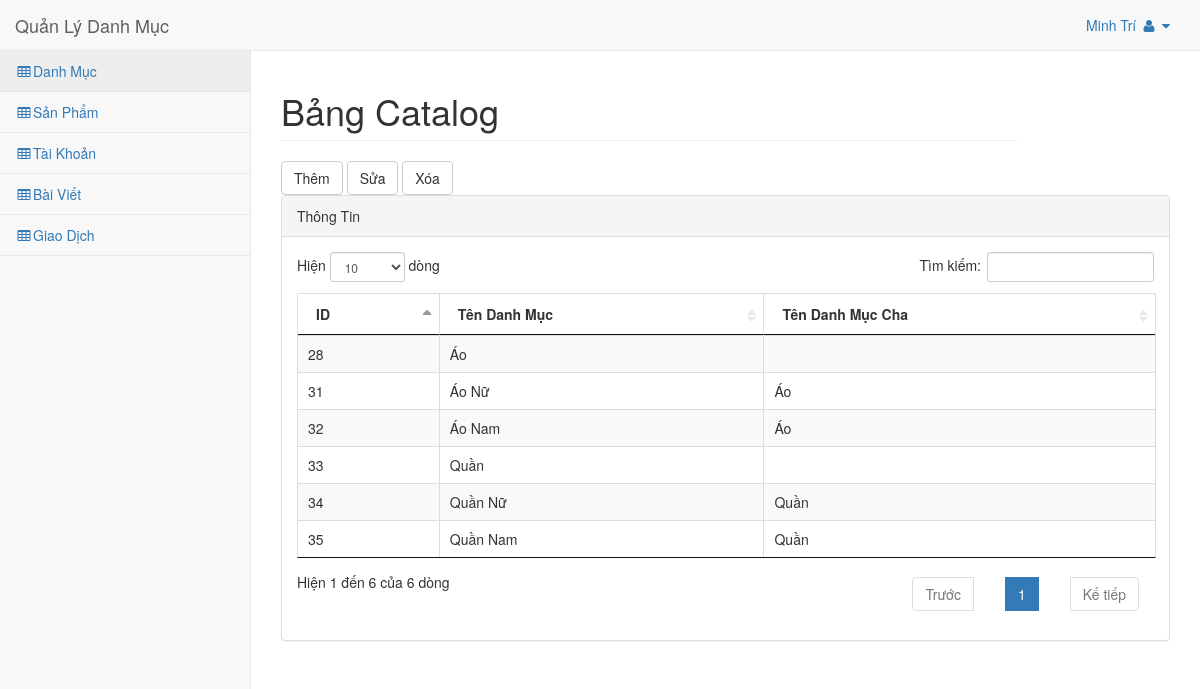
The page /admin.php?c=catalog (signed in) on the database its author committed.
### tables this page shows
CREATE TABLE IF NOT EXISTS `catalog` (
  `id` int(11) NOT NULL,
  `name` varchar(128) NOT NULL,
  `parent_id` int(11) NOT NULL DEFAULT '0',
  `level` int(11) NOT NULL DEFAULT '0'
);

### includes/common.php (called while the page is built, shortened)
<?php
function model($model) {
    static $models = array();
    $model = strtolower($model);
    if (!isset($models[$model])) {
        $models[$model] = new $model_name();
    }
    return $models[$model];
}
function render($file, $data) {
    extract($data);
    include ROOT . DS . 'views' . DS . $file;
}

### controllers/admin/catalog.php (called while the page is built, shortened)
<?php
function catalog_index() {
    $data = array();
    $data['template_file'] = 'admin/catalog.php';
    $data['title']='Quản Lý Danh Mục';
    $data['data']=model('catalog')->catalog();
    render('layout_admin.php', $data);
}

### admin.php (called while the page is built, shortened)
<?php
require ROOT . DS . 'includes' . DS . 'common.php';
$controller = empty($_GET['c']) ? 'index' : strtolower($_GET['c']);
$method = empty($_GET['m']) ? 'index' : strtolower($_GET['m']);
$c_file = ROOT . DS . 'controllers' . DS . 'admin' . DS . $controller . '.php';
$m_func = $controller . '_' . $method;
if(!empty($_SESSION['name'])){
    if (is_readable($c_file)) {
        if(function_exists($m_func)){
        	call_user_func($m_func);
        }
        else call_user_func($controller . '_' . 'index');
    } else {
    	$data = array();
        $data['template_file'] = 'admin/404error.php';
        $data['title']='Admin';
    	render('layout_admin.php', $data);
        die();
    }
}
else header('Location: http://simplemvc.vn:3030/');

### includes/db.php (called while the page is built, shortened)
<?php
function db_get_all($sql) {
    $result = mysql_query($sql);
    $data = array();
    if ($result) {
        while ($row = mysql_fetch_assoc($result)) {
            $data[] = $row;
        }
    }
    return $data;
}

### models/catalog.php (called while the page is built, shortened)
<?php
class Catalog extends Model {
    public $table = 'catalog';
    function catalog($where='') {
	    $sql = "SELECT id,name,parent_id,(SELECT name FROM `{$this->table}` WHERE id=t.`parent_id` ) as name_parent FROM `{$this->table}` t ".$where;
	    return db_get_all($sql);
	}
}

### views/admin/catalog.php (the view, shortened to what this page needs)
<div id="page-wrapper">
    <div class="row">
        <div class="col-lg-10">
            <h1 class="page-header">Bảng Catalog</h1>
        </div>
    </div>
    <div class="row">
        <div class="col-lg-12">
            <button type="button" id='insert' data-toggle="modal" data-target="#myModal" class="btn btn-default">Thêm</button>
            <button type="button" id='edit'  class="btn btn-default">Sửa</button>
            <button type="button" id='delete'  class="btn btn-default">Xóa</button>
        </div>
    </div>
    <div class="row">
        <div class="col-lg-12">
            <div class="panel panel-default">
                <div class="panel-heading">
                    Thông Tin
                </div>
                <div class="panel-body">
                    <div class="dataTable_wrapper">
                        <table class="table table-striped table-bordered table-hover" id="dataTables-example">
                            <thead>
                                <tr>
                                    <th>ID</th>
                                    <th>Tên Danh Mục</th>
                                    <th>Tên Danh Mục Cha</th>
                                </tr>
                            </thead>
                            <tbody>
                                <?php foreach ($data as $key => $value):
                                ?>
                                    <tr>
                                        <td><?php echo $value['id']; ?></td>
                                        <td><?php echo $value['name']; ?></td>
                                        <td><?php echo $value['name_parent']; ?></td>
                                    </tr>
                                <?php endforeach ?>
                            </tbody>
                        </table>
                    </div>
                </div>
            </div>
        </div>
    </div>
</div>

### styles/admin/css/sb-admin-2.css (style rules this page uses)
body { background-color: #f8f8f8; }
#page-wrapper { padding: 0 15px; min-height: 568px; background-color: #fff; }
@media (min-width:768px) { #page-wrapper { position: inherit; margin: 0 0 0 250px; padding: 0 30px; border-left: 1px solid #e7e7e7; } }
table.dataTable thead .sorting, table.dataTable thead .sorting_asc, table.dataTable thead .sorting_desc, table.dataTable thead .sorting_asc_disabled, table.dataTable thead .sorting_desc_disabled { background: 0 0; }
table.dataTable thead .sorting_asc:after { content: "\f0de"; float: right; font-family: fontawesome; }
table.dataTable thead .sorting:after { content: "\f0dc"; float: right; font-family: fontawesome; color: rgba(50,50,50,.5); }

### rows shown on the page
catalog: id "34", name "Quần Nữ", name_parent "Quần"
catalog: id "35", name "Quần Nam", name_parent "Quần"
catalog: id "31", name "Áo Nữ", name_parent "Áo"
catalog: id "32", name "Áo Nam", name_parent "Áo"
catalog: id "33", name "Quần"
catalog: id "28", name "Áo"

### other values the page prints
$title "Quản Lý Danh Mục"
$_SESSION['name'] "Minh Trí"
